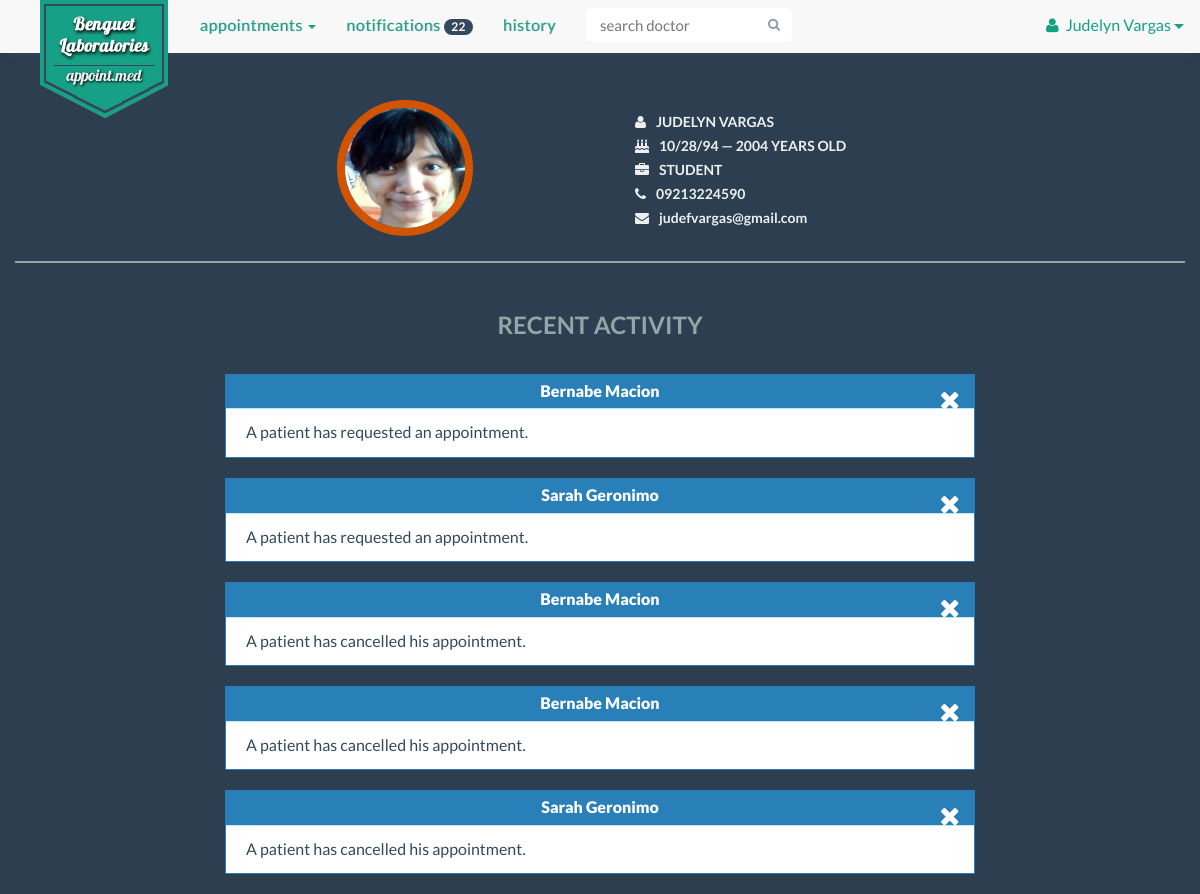
The app's page /patient.php (signed in), older data.
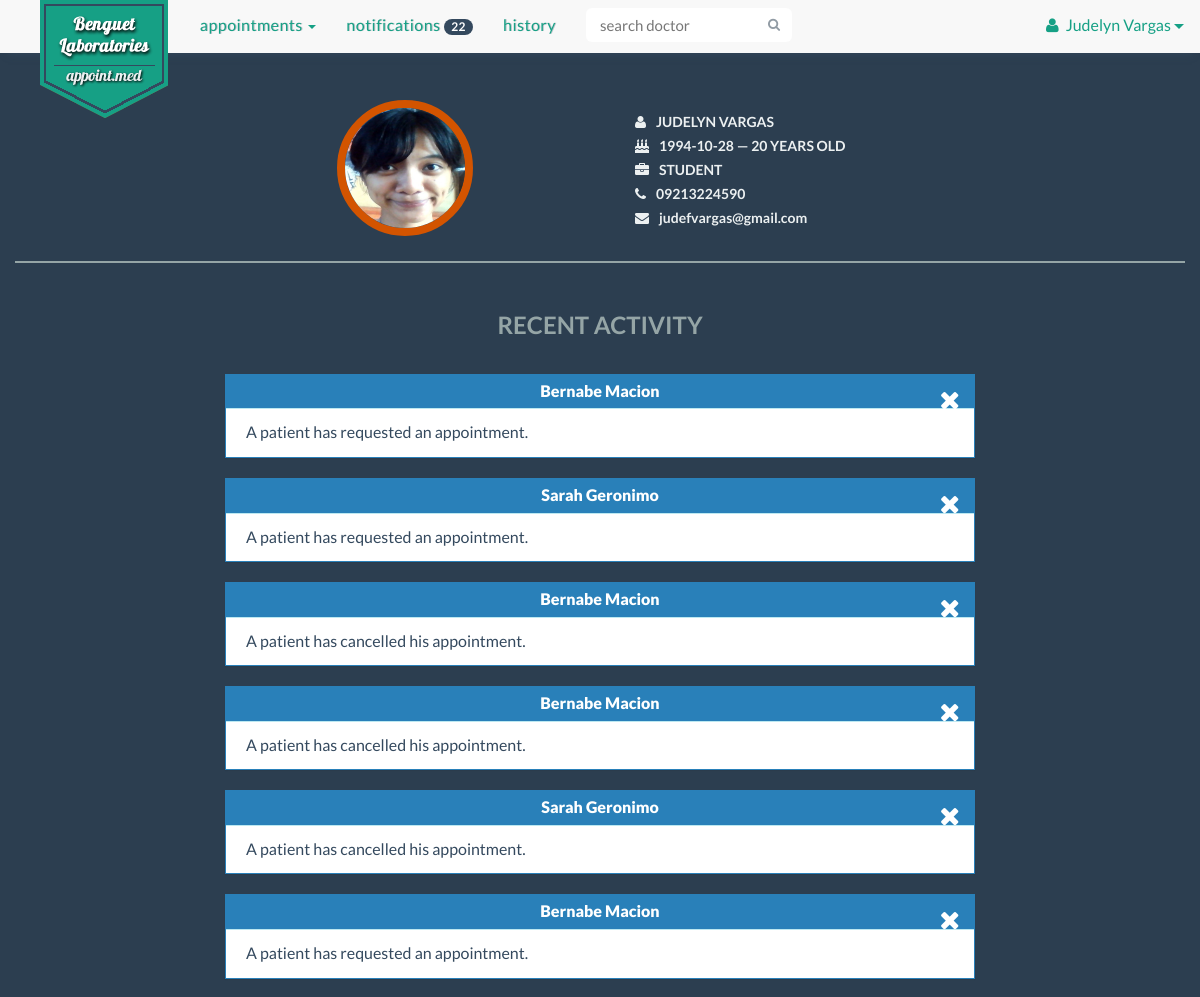
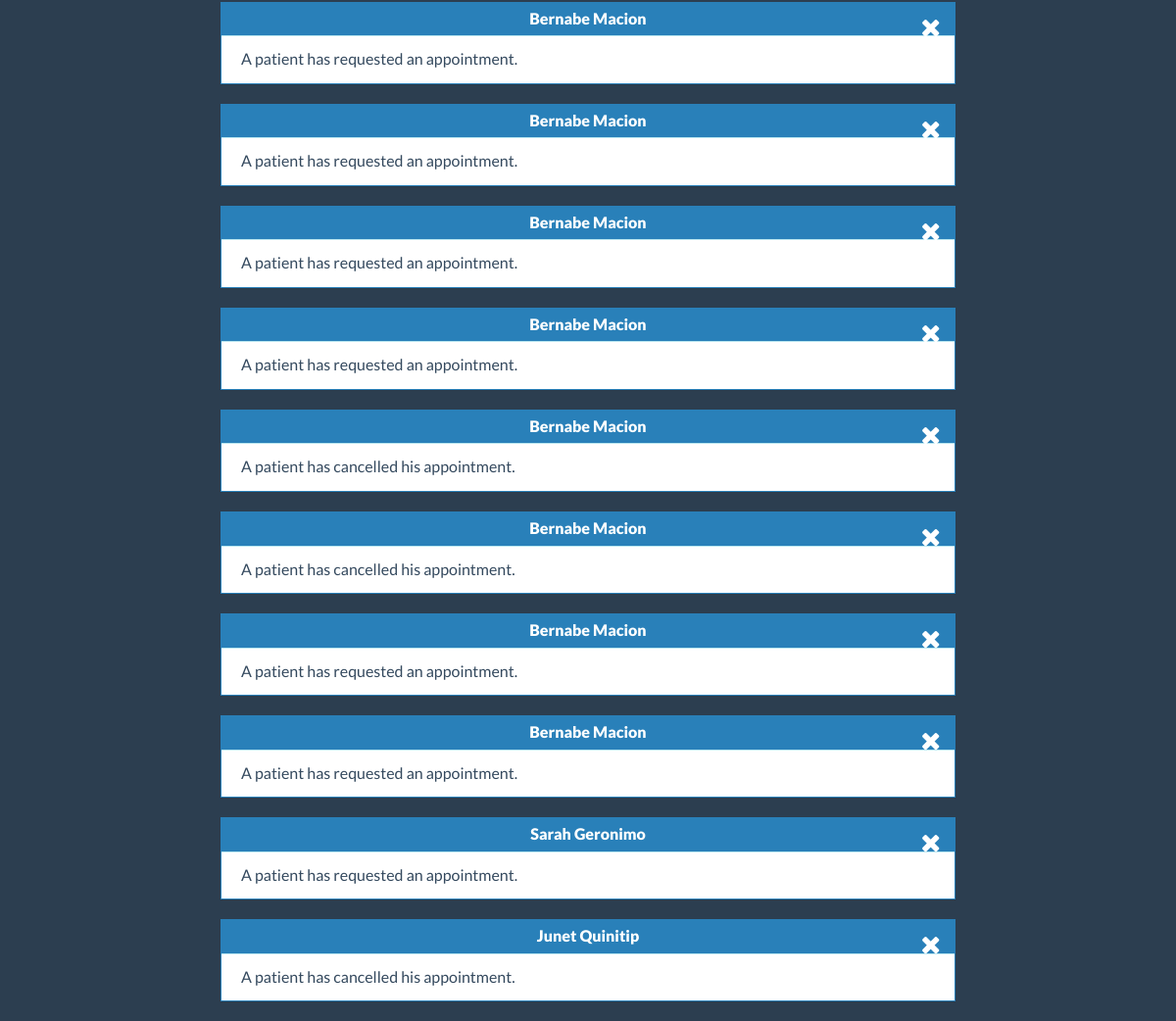
The same page, newer data (2 pictures, top to bottom).
### tables this page shows
CREATE TABLE IF NOT EXISTS `patient` (
  `patient_id` varchar(100) NOT NULL,
  `patient_name` text NOT NULL,
  `patient_contact` varchar(100) NOT NULL,
  `birthdate` date NOT NULL,
  `email` varchar(200) NOT NULL,
  `username` varchar(100) NOT NULL,
  `occupation` text,
  PRIMARY KEY (`patient_id`),
  KEY `username` (`username`)
);

CREATE TABLE IF NOT EXISTS `notification` (
  `notification_id` int(11) NOT NULL AUTO_INCREMENT,
  `indicator` varchar(100) NOT NULL,
  `doctor_id` varchar(100) NOT NULL,
  `patient_id` varchar(100) NOT NULL,
  `legend_id` varchar(100) NOT NULL,
  `notification_date` date NOT NULL,
  `notification` text NOT NULL,
  PRIMARY KEY (`notification_id`),
  KEY `patient_id` (`patient_id`),
  KEY `notif_id` (`legend_id`),
  FULLTEXT KEY `doctor_id` (`doctor_id`)
);

CREATE TABLE IF NOT EXISTS `doctor` (
  `doctor_id` varchar(100) NOT NULL,
  `doctor_name` text NOT NULL,
  `specialization` text NOT NULL,
  `doctor_status` enum('On Leave','Emergency','In','Out','Sick Leave') NOT NULL,
  `email` varchar(100) NOT NULL,
  `username` varchar(100) NOT NULL,
  PRIMARY KEY (`doctor_id`),
  KEY `username` (`username`)
);

### patient.php (the view, shortened to what this page needs)
<!DOCTYPE html>
<html lang="en">
<head>
</head>
    <?php
        include 'include/head.php';
        include 'connectdatabase.php';
    ?>
  <body>
    <div class="container">
        <?php
            $username = $_SESSION['username'];
            $result = mysqli_query($con, "SELECT * FROM patient WHERE username LIKE '$username'" ) or die(mysqli_error());
            $row =  mysqli_fetch_array($result);
            $patient_id = $row['patient_id'];
            $patient_n = $row['patient_name'];
            $n_result = mysqli_query($con, "SELECT * FROM notification WHERE patient_id LIKE '$patient_id'" ) or die(mysqli_error());
        ?>
        <?php
            include 'include/pt-nav-start.php';
        ?>
                    <ul class="nav navbar-nav">
                        <li class="dropdown">
                            <a href="#" class="dropdown-toggle" data-toggle="dropdown" role="button" aria-expanded="false">Appointments <span class="caret"></span></a>
                        </li>
                        <li><a href="notifications.php">Notifications <span class="badge">22</span></a></li>
                        <li><a href="history.php">History</a></li>
        <?php
            include 'include/pt-nav-end.php';
        ?>
        <div class="container-fluid" id="patient-info">
            <div class="row">
                <div class="col-xs-12 col-md-2 col-md-offset-3">
                     <img src="img/profile/<?php
                            $file = "img/profile/".$patient_id.".jpg";
                            if(file_exists($file)){
                                echo $patient_id;
                            }else{
                                echo 'profile_patient';
                            } ?>.jpg" class="img-responsive">
                </div>
                <div class="col-xs-12 col-md-5 col-md-offset-1">
                    <div class="p-info">
                        <ul>
                            <li><i class="fa fa-user"></i><?php echo $row['patient_name']; ?></li>
                            <?php
                                $birthday = explode("-", $row['birthdate']);
                                $age = (date("md", date("U", mktime(0, 0, 0, $birthday[1], $birthday[2], $birthday[0]))) > date("md")
                                  ? ((date("Y") - $birthday[0]) - 1)
                                  : (date("Y") - $birthday[0]));
                            ?>
                            <li><i class="fa fa-birthday-cake"></i><?php echo $row['birthdate'];?> &mdash; <?php echo $age;?> years old</li>
                            <li><i class="fa fa-briefcase"></i><?php echo $row['occupation'];?></li>
                            <li><i class="fa fa-phone"></i><?php echo $row['patient_contact']; ?></li>
                            <li class="email"><i class="fa fa-envelope"></i><?php echo $row['email']; ?></li>
                        </ul>
                    </div>
                </div>
            </div>
        </div>
        <div class="container-fluid">
            <div class="row">
                <div class="col-md-6 col-md-offset-3">
                    <h1 class="text-center row-header2">Recent Activity</h1>
                </div>
                <?php
                while ($n_row =  mysqli_fetch_array($n_result)){
                    if($n_row['indicator'] == 'patient'){
                    if($n_row['patient_id'] == $patient_id){
                        $n_id = $n_row['legend_id'];
                        $n_did = $n_row['doctor_id'];
                        $n_legend = mysqli_query($con, "SELECT * FROM notification_legend WHERE legend_id LIKE '$n_id'" );
                        $n_color =  mysqli_fetch_array($n_legend);
                        $d_result = mysqli_query($con, "SELECT * FROM doctor WHERE doctor_id LIKE '$n_did'" );
                        $doc =  mysqli_fetch_array($d_result);
                        if ($n_color['color'] == 'blue'){
                        echo '<div class="col-xs-12 col-md-8 col-md-offset-2">
                            <div class="panel panel-notif panel-info">
                                <div class="panel-heading">'.$doc['doctor_name'].'
                                    <a href="#" title="cancel"><i class="fa fa-remove delete-btn"></i></a>
                                </div>
                                <div class="panel-body">
                                    '.$n_row['notification'].'
                                </div>
                            </div>
                        </div>';
                        }
                    }
                }
                }
                ?>
            </div>
        </div>
    </div>
  </body>
</html>

### include/head.php (shortened to what this page needs)
<head>
    <link href="css/bootstrap.min.css" rel="stylesheet">
    <link href="css/font-awesome.min.css" rel="stylesheet">
    <link href="css/font-awesome.css" rel="stylesheet">
    <link href="css/bootstrap-datetimepicker.min.css" rel="stylesheet">
    <link href="css/styles.css" rel="stylesheet">
    <link href="css/tooltip.css" rel="stylesheet">
    <link href="css/scrolltop.css" rel="stylesheet">
</head>

### include/pt-nav-start.php (shortened to what this page needs)
<nav class="navbar navbar-default navbar-fixed-top">
    <div class="container">
        <div class="navbar-header">
            <a class="navbar-brand logo-text hidden-sm hidden-xs" href="#">appoint.med</a>
            <div class="navbar-logo hidden-sm hidden-xs">
            </div>
        </div>
        <div class="collapse navbar-collapse" id="bs-example-navbar-collapse-1">

### include/pt-nav-end.php (shortened to what this page needs)
                <form class="navbar-form navbar-right" method="post" role="search">
                    <div class="input-group search-bar">
                        <input type="text" class="form-control" name="search" placeholder="search doctor" id="inputSearch">
                        <span class="input-group-btn">
                            <button type="submit" class="btn"><i class="fa fa-search"></i></button>
                        </span>
                    </div>
                </form>
            </ul>
            <ul class="nav navbar-nav navbar-right">
                <div class="btn-group navbar-right signedin">
                    <button type="button" class="btn btn-default btn-lg btn-noborder dropdown-toggle" data-toggle="dropdown" aria-expanded="false">
                        <i class="fa fa-user"></i><?php echo $patient_n ?>
                        <span class="caret"></span>
                    </button>
                </div>
            </ul>
        </div>
    </div>
</nav>

### css/styles.css (style rules this page uses)
* { margin: 0; padding: 0; }
body { padding-top: 80px; font-family: "Lato", Arial, sans-serif; color: #34495e; font-size: 18px; line-height: 1.72222; background-color: #2C3E50; }
a { color: #16a085 !important; -webkit-transition: .25s; transition: .25s; }
h1, h2, h3, h4 { font-family: inherit; font-weight: 700; line-height: 1.1; color: inherit; }
.container { padding-left: 0 !important; padding-right: 0 !important; }
nav > div > div > ul > li > a { font-size: 16px; letter-spacing: 0.5px; text-transform: lowercase; border-bottom: 3px solid #f8f8f8; text-shadow: 1px 0px 0px rgba(52, 73, 94, 0.3); }
.navbar-default { padding-left: 15px; padding-right: 15px; border: none; -webkit-box-shadow: 0 8px 8px -8px #34495E; -moz-box-shadow: 0 8px 8px -8px #34495E; box-shadow: 0 8px 8px -8px #34495E; }
.navbar-default .navbar-form .search-bar { width: 90%; margin: 0 auto; }
.navbar-default .navbar-form .form-control { border-color: transparent; }
.navbar-default .navbar-form .btn { color: #919ba4; border-color: transparent; }
.navbar-form .btn { height: 34px; padding: 5px 10px; font-size: 13px; line-height: 1.4; border-radius: 6px; }
.navbar-form .btn { margin: 0; }
.navbar-brand { margin-right: 20px; font-size: 24px; font-weight: 700; }
.logo-text { color: transparent !important; }
.navbar-logo { background: url('../img/logo.png') no-repeat; height: 129px; width: 156px; position: absolute; z-index: 999999; margin: 0 25px; }
.input-group-btn .btn { background-color: #fff; border: 2px solid #bdc3c7; border-left: 0; }
.signedin { margin-top: 5px; }
.signedin button { font-size: 16px; margin-left: 10px; }
.signedin button i { padding-right: 7px; }
.signedin .btn-noborder { color: #16a085; }
.badge { padding: 2px 7px; background-color: #34495E; }
.row-header2, .row-header2, .row-header-lc, .row-header-fff { font-family: 'Lato', sans-serif; margin: 30px 0 35px 0; font-size: 24px; text-transform: uppercase; }
.row-header2 { color: #95A5A6; }
.panel-heading .delete-btn { color: #fff; position: absolute; top: 13px; right: 30px; font-size: 26px; }
.panel-notif { background: #fff; border-radius: 0; }
.panel-notif > .panel-heading { color: #fff; padding: 3px; font-size: 16px; font-weight: 800; text-align: center; }
.panel-notif > .panel-body { padding: 10px 20px; font-size: 16px; }
.panel-notif.panel-info { border-color: #2980B9; }
.panel-notif.panel-info > .panel-heading { background: #2980B9; border-radius: 0; }
.search-bar .form-control { border-right: 0; border-top-left-radius: 6px !important; border-bottom-left-radius: 6px !important; }
.search-bar .form-control, .input-group-btn .btn { -webkit-transition: all .5s; transition: all .5s; }
.input-group { width: 100%; }
.form-control { padding: 8px 12px; font-size: 15px !important; line-height: 1.467; color: #34495e; border: 2px solid #bdc3c7; box-shadow: none; -webkit-transition: border .25s linear, color .25s linear, background-color .25s linear; transition: border .25s linear, color .25s linear, background-color .25s linear; }
.btn-noborder { border: 0; background: none; }
.search-bar { width: 195px; }
#doctor-info, #patient-info { margin: 20px 0; padding-bottom: 20px; color: #ECF0F1; font-size: 14px; border-bottom: 2px solid #95A5A6; }
#doctor-info img, #patient-info img, .doctors-full-list img { height: 136px; width: 136px; margin: 0 auto; border: 8px solid #16A085; border-radius: 50%; }
#patient-info img { border: 8px solid #D35400 !important; }
.d-info ul, .p-info ul { margin: 10px 0; list-style: none; text-transform: uppercase; font-weight: 600; }
.p-info ul i, .d-info ul i { padding-right: 10px; }
.p-info ul li, .d-info ul li { margin: 0 10px; padding: 0 10px; }
.email { text-transform: lowercase !important; }

### patient.php (style rules this page uses)
a { text-decoration: none; background: #3bb998; color:#FFFFFF; cursor: pointer; }

Row changes from the older to the newer data that the page shows:
changed patient "Judelyn Vargas": birthdate "10/28/94" → "1994-10-28"; birthdate "2004" → "20"
added notification: doctor.doctor_name "Bernabe Macion", notification "A patient has requested an appointment."
added notification: doctor.doctor_name "Bernabe Macion", notification "A patient has requested an appointment."
added notification: doctor.doctor_name "Bernabe Macion", notification "A patient has requested an appointment."
added notification: doctor.doctor_name "Bernabe Macion", notification "A patient has requested an appointment."
added notification: doctor.doctor_name "Bernabe Macion", notification "A patient has requested an appointment."
added notification: doctor.doctor_name "Bernabe Macion", notification "A patient has cancelled his appointment."
added notification: doctor.doctor_name "Bernabe Macion", notification "A patient has cancelled his appointment."
added notification: doctor.doctor_name "Bernabe Macion", notification "A patient has requested an appointment."
added notification: doctor.doctor_name "Bernabe Macion", notification "A patient has requested an appointment."
added notification: doctor.doctor_name "Sarah Geronimo", notification "A patient has requested an appointment."
added notification: doctor.doctor_name "Junet Quinitip", notification "A patient has cancelled his appointment."
